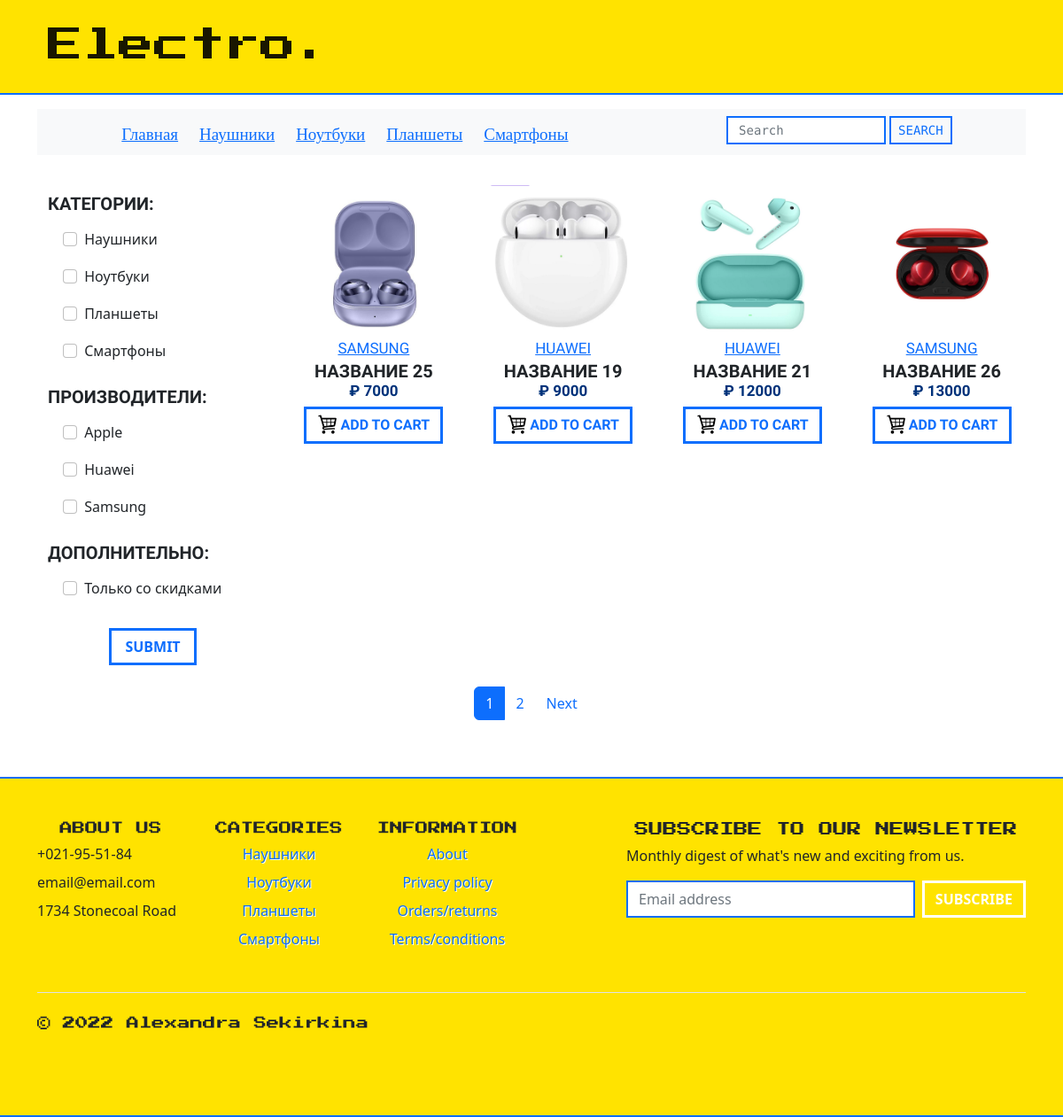
/store/filtered/, run on an earlier commit of the app's database.
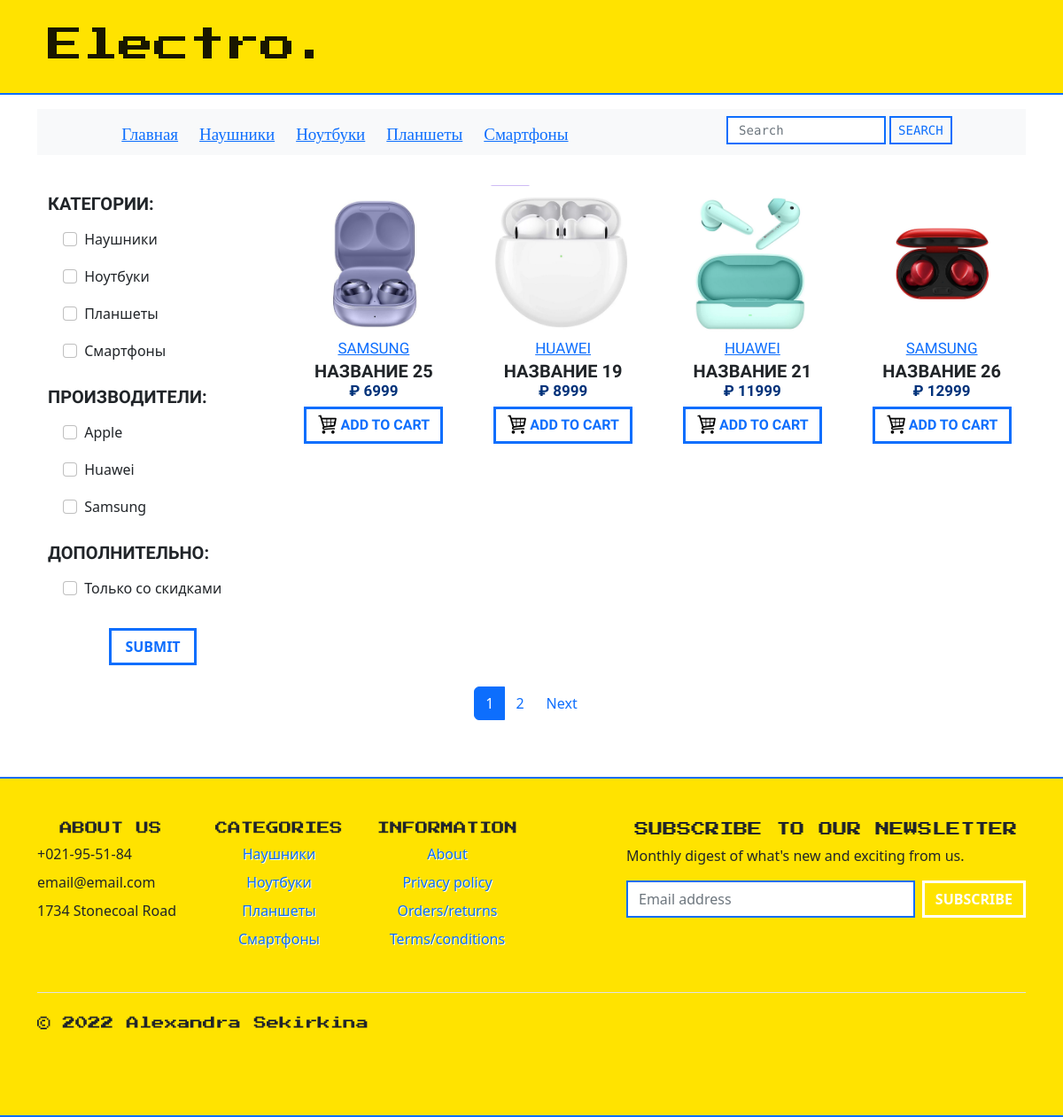
And on a later commit of the database.
### store/models.py (models this page shows, shortened)
class Product(models.Model):
    name = models.CharField(max_length=150, verbose_name='Название')
    description = models.TextField(max_length=420, blank=True)
    characteristics = models.TextField(max_length=2000, blank=True)
    photo = models.ImageField(upload_to=get_product_image_path, verbose_name='Фото')
    price = models.IntegerField(verbose_name='Цена')
    sale = models.BooleanField(default=False)
    old_price = models.IntegerField(verbose_name='Старая цена')
    is_available = models.BooleanField(default=True, verbose_name='Наличие')
    amount = models.IntegerField(verbose_name='Количество')
    category = models.ForeignKey('Category', on_delete=models.PROTECT, verbose_name='Категория')
    producer = models.ForeignKey('Producer', on_delete=models.PROTECT, verbose_name='Производитель')
    slug = models.SlugField(db_index=True, unique=True)
    class Meta:
        verbose_name = 'Товар'
        verbose_name_plural = 'Товары'
        default_related_name = 'products'
        ordering = ['price']
    def get_absolute_url(self):
        return reverse('store:prod_view', kwargs={'pk': self.pk})

class Producer(models.Model):
    name = models.CharField(max_length=100, db_index=True, verbose_name='Производитель')
    logo = models.ImageField(upload_to=get_producer_image_path, blank=True)
    slug = models.SlugField(db_index=True, unique=True)
    def __str__(self):
        return self.name
    class Meta:
        verbose_name = 'Производитель(я)'
        verbose_name_plural = 'Производители'

### store/views.py (the view)
# urls.py: path('filtered/', FilteredProducts.as_view(), name='fltrd'),
class FilteredProducts(ListView):
    model = Product
    template_name = 'store/products_list.html'
    context_object_name = "products"
    paginate_by = 4
    def get_queryset(self):
        query_to_show = Product.objects.filter(is_available=True)
        req = set(self.request.GET)
        cat_slug = get_set(Category, 'slug')
        lst_cat = list(cat_slug & req)
        if lst_cat:
            query_to_show = query_to_show.filter(category__slug__in=lst_cat)
        prod_name = get_set(Producer, 'name')
        lst_prod = list(prod_name & req)
        if lst_prod:
            query_to_show = query_to_show.filter(producer__name__in=lst_prod)
        if self.request.GET.get('special'):
            query_to_show = query_to_show.filter(sale=True)
        return query_to_show
    def get_context_data(self, *, object_list=None, **kwargs):
        context = super().get_context_data(**kwargs)
        lister = list(self.request.GET)
        string = '=1&'.join(lister)
        string += '=1&'
        context['s'] = string
        context['reqs'] = lister
        if self.request.GET.get('special'):
            context['special'] = 1
        return context

### store/models.py (called while the page is built)
    def get_absolute_url(self):
        return reverse('store:bycategory', kwargs={'slug': self.slug})

### store/templatetags/store_tags.py (called while the page is built)
@register.simple_tag()
def get_categories():
    return Category.objects.filter().annotate(cnt=Count('products', filter=F('products__is_available'))).filter(
        cnt__gt=0)

@register.simple_tag()
def get_store_info():
    return StoreInfo.objects.get(pk=1)

@register.simple_tag()
def get_producers():
    return Producer.objects.filter().annotate(cnt=Count('products', filter=F('products__is_available'))).filter(
        cnt__gt=0)

### store/views.py (called while the page is built)
def get_set(model, field):
    needed = model.objects.filter().annotate(cnt=Count('products', filter=F(
        'products__is_available'))).filter(
        cnt__gt=0)
    slugs = set()
    for item in needed:
        eval(f'slugs.add(item.{field})')
    return slugs

### store/templates/store/products_list.html (shortened to what this page needs)
{% extends 'base.html' %}
{% load static %}
{% block navigation %}
{% include 'store/inc/_navigation.html' %}
{% endblock %}
{% block content %}
<div class="container">
    <div class="row">
        <div class="col-md-3">
            {% include 'store/inc/_sidebar.html' %}
        </div>
        <div class="col-md-9">
            <div class="row row-cols-1 row-cols-md-4 g-4">
                {% for item in products %}
                <div class="col">
                    <div class="card h-100 CARD">
                        <div>
                            <a href="{{ item.get_absolute_url }}"><img src="{{ item.photo.url }}" class="card-img-top"
                                                                       alt="..."></a>
                        </div>
                        <div class="card-body p-1"
                             style="font-family: 'PT Sans Narrow', sans-serif; text-align: center; font-size: 17px; text-transform: uppercase;">
                            <span class="card-text" style=" font-weight: 400"><a
                                    href="{% url 'store:prdcr' item.producer_id %}" class="">{{ item.producer }}</a></span>
                            <br>
                            <h5 class="card-title mb-0" style=" font-weight: 700">{{ item.name }}</h5>
                            <div>
                                <h6 style="font-weight: bold; font-size: 17px; color: #00327a;"> &#8381 {{ item.price }}
                                </h6>
                            </div>
                            <div class="mb-3">
                                <button class="btn btn-outline-primary"
                                        style="border: 3px solid; border-radius: 0.3px; font-weight: 700; text-transform: uppercase; vertical-align: bottom;"
                                        type="submit">
                                    <img src="{% static 'img/cart2.png' %}" class="card-img-top"
                                         style=" vertical-align: top; width: 22px;" alt="Oops..."> Add to cart
                                </button>
                            </div>
                        </div>
                    </div>
                </div>
                {% empty %}
                <span> Try something else, please! </span>
               {% endfor %}
            </div>
        </div>
    </div>
</div>
{% endblock %}

What changed in the data, as far as the page shows it:
changed Product "НАЗВАНИЕ 25": price "7000" → "6999"
changed Product "НАЗВАНИЕ 19": price "9000" → "8999"
changed Product "НАЗВАНИЕ 21": price "12000" → "11999"
changed Product "НАЗВАНИЕ 26": price "13000" → "12999"
